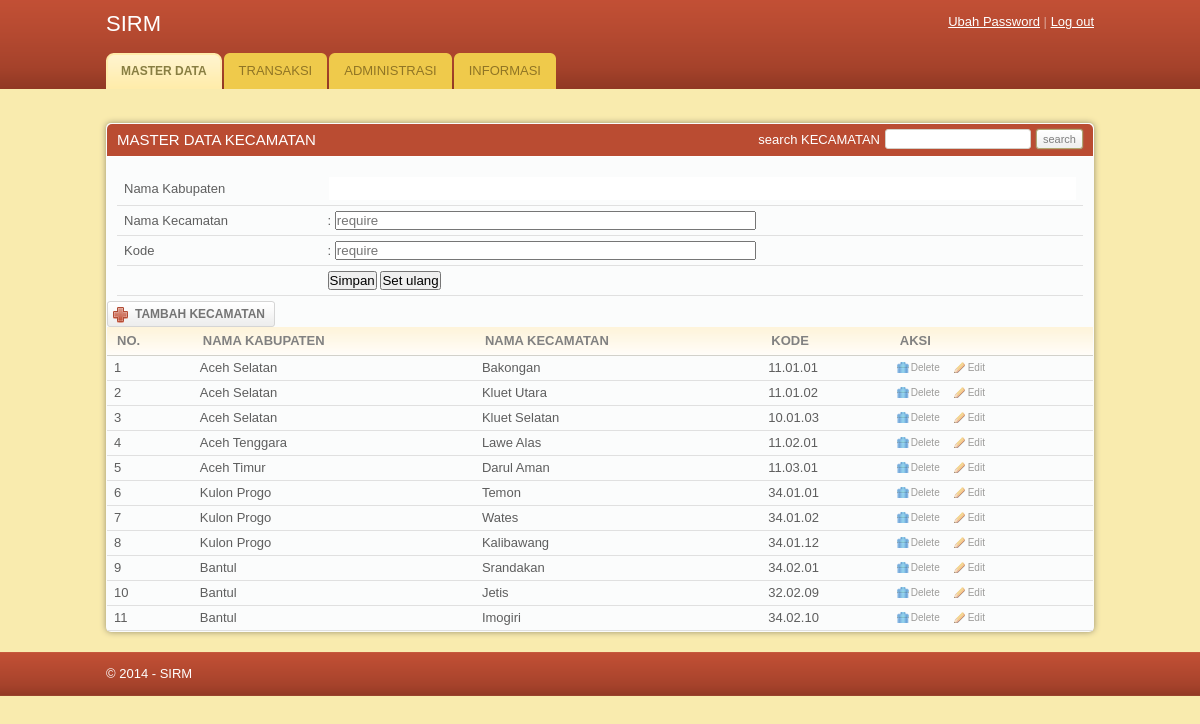
Page /MODUL/Master/tambahkec.php on the committed database.
### tables this page shows
CREATE TABLE IF NOT EXISTS `kecamatan` (
  `id_kecamatan` int(3) NOT NULL AUTO_INCREMENT,
  `id_kabupaten` int(3) NOT NULL,
  `nama_kecamatan` varchar(20) NOT NULL,
  `kode_kecamatan` varchar(8) NOT NULL,
  PRIMARY KEY (`id_kecamatan`)
);

CREATE TABLE IF NOT EXISTS `kabupaten` (
  `id_kabupaten` int(3) NOT NULL AUTO_INCREMENT,
  `id_provinsi` int(3) NOT NULL,
  `nama_kabupaten` varchar(20) NOT NULL,
  `kode_kab` varchar(5) NOT NULL,
  PRIMARY KEY (`id_kabupaten`)
);

### MODUL/Master/tambahkec.php (the view, shortened to what this page needs)
<!DOCTYPE html PUBLIC "-//W3C//DTD XHTML 1.0 Transitional//EN" "http://www.w3.org/TR/xhtml1/DTD/xhtml1-transitional.dtd">
<html xmlns="http://www.w3.org/1999/xhtml">
<head>
	<link rel="stylesheet" href="../../css/style.css" type="text/css" media="all" />
	<link rel="stylesheet" href="../../css/token-input.css" type="text/css" />
</head>
<body>
<div id="header">
	<div class="shell">
		<div id="top">
			<h1><a href="master/index.php">SIRM</a></h1>
			<div id="top-navigation">
				<a href="#">Ubah Password</a>
				<span>|</span>
				<a href="#">Log out</a>
			</div>
		</div>
		<div id="navigation">
			<ul>
			    <li><a href="master.php" class="active"><span>MASTER DATA</span></a></li>
				<li><a href="../../transaksi.php"><span>TRANSAKSI</span></a></li>
			    <li><a href="../../administrasi.php"><span>ADMINISTRASI</span></a></li>
			    <li><a href="../../informasi.php"><span>INFORMASI</span></a></li>
			</ul>
		</div>
	</div>
</div>
<div id="container">
	<div class="shell">
		<br />
		<div id="main">
			<div id="content">
				<div class="box">
					<div class="box-head">
						<h2 class="left">MASTER DATA KECAMATAN</h2>
						<div class="right">
							<label>search KECAMATAN</label>
							<input type="text" class="field small-field" />
							<input type="submit" class="button" value="search" />
						</div>
					</div>
					<div class="table">
					<form method="post" action="tambahkec.php" class="form">
							<table width="100%" border="0" cellspacing="0" cellpadding="0">
								<tr>
									<td>Nama Kabupaten</td>
									<td colspan="3">
									</td>
								</tr>
								<tr>
								<td>Nama Kecamatan</td>
									<td colspan="3">: <input type="text" name="nama_kecamatan" size="50" placeholder="require"></td>
								</tr>
								<tr>
									<td>Kode</td>
									<td colspan="3">: <input type="text" name="kode_kecamatan" size="50" placeholder="require"></td>
								</tr>
								<tr>
									<td></td>
									<td><input type="submit" name="submit" value="Simpan">
									<input type="reset" name="reset" value="Set ulang"></td>
									<td colspan="2"></td>
								</tr>
							</table>
						</div>
						<div class="table">
					<a href="tambahkec.php" class="add-button"><span>TAMBAH KECAMATAN</span></a><br>
						<table width="100%" border="0" cellspacing="0" cellpadding="0">
							<tr>
								<th>NO.</th>
								<th>NAMA KABUPATEN</th>
								<th>NAMA KECAMATAN</th>
								<th>KODE</th>
								<th>AKSI</th>
							</tr>
							<?php
							$no=0;
							$query = mysql_query("SELECT * FROM kecamatan");
							while($data= mysql_fetch_array($query)){
							$no++;
							?>
							<tr>
								<td><?php echo $no;?></td>
								<td><?php
								$q=mysql_query("SELECT nama_kabupaten FROM kabupaten WHERE id_kabupaten='$data[id_kabupaten]'");
								$data2=mysql_fetch_array($q);
								echo $data2['nama_kabupaten'];?> </td>
								<td><?php echo $data['nama_kecamatan'];?></td>
								<td><?php echo $data['kode_kecamatan'];?></td>
								<td><a href="hapuskec.php?id_kecamatan=<?=$data['id_kecamatan']?>" class="ico del" onclick="return konfirmasi('<?php echo $data['nama_kecamatan'];?>')">Delete</a><a href="editkec.php?id_kecamatan=<?=$data['id_kecamatan']?>" class="ico edit">Edit</a></td>
							</tr>
							<?php }?>
						</table>
					</div>
				</div>
			</div>
		</div>
	</div>
<div id="footer">
	<div class="shell">
		<span class="left">&copy; 2014 - SIRM</span>
	</div>
</div>
</body>
</html>

### css/style.css (style rules this page uses)
* { padding:0; margin:0; outline:0; }
body { background:#f9ebae; font-family: Verdana, sans-serif; font-size:13px; line-height:14px; color:#5e5e5e; }
.field { border:solid 1px #d3cfc7; background:#fff; padding:5px; }
.small-field { border:solid 1px #d3cfc7; background:#fff; padding:3px 1px; font-size:11px; }
.button { background:#eee url(images/button.gif) repeat-x 0 0; border:solid 1px #b1a874; color:#7f7f7f; font-size:11px; padding:2px 6px 2px 6px; cursor:pointer; line-height:14px !important; }
a { color:#ba4c32; text-decoration: underline; cursor:pointer; }
.left, .alignleft { float:left; display:inline; }
.right, .alignright { float:right; display:inline; }
h1 { font-size:22px; line-height:24px; color:#fff; font-weight: normal; }
h1 a { color:#fff; text-decoration: none; }
h2 { font-size:15px; font-weight: normal; }
.shell { width:988px; margin:0 auto; }
#header { height:89px; background:url(images/header.gif); white-space:nowrap; }
#header h1 { float:left; display:inline; padding-top:12px; }
#top-navigation { float:right; white-space:nowrap; color:#fff; padding-top:15px; }
#top-navigation a { color:#fff; }
#top-navigation span { color:#dca598; }
#top { height:53px; }
#navigation { height:36px; }
#navigation ul { list-style-type: none; }
#navigation ul li { float:left; display:inline; margin-right:2px; }
#navigation ul li a, #navigation ul li a span { float:left; height:36px; background:url(images/tab.gif) no-repeat 0 0; padding:0 0 0 15px; }
#navigation ul li a span { background-position:right 0; padding:0 15px 0 0; }
#navigation ul li a { line-height:36px; color:#907525; text-decoration: none; }
#navigation ul li a.active, #navigation ul li a:hover { background-position:0 bottom; }
#navigation ul li a.active span, #navigation ul li a:hover span { background-position:right bottom; }
#navigation ul li a.active { font-size:12px; font-weight: bold; color:#887e42; }
#container { padding:20px 0; }
#content { float:left; width:100%; }
.table th { background:#fffdfa url(images/th.gif) repeat-x 0 0; color:#818181; text-align: left; padding:7px 10px; border-bottom:solid 1px #d2d1cb; }
.table td { background:#fbfcfc; border-bottom:solid 1px #e0e0e0; padding:5px 7px; }
.box { background:#fbfcfc; height:100%; padding:1px; margin-bottom:20px; }
.box-head { background:#ba4c32; height:32px; color:#fff; padding: 0 10px; line-height:32px; border-bottom:solid 1px #fff; }
.box-head .right { padding-top:5px; line-height:13px; }
.box-head .right label, .box-head .right input { float:left; }
.box-head .right label { padding:4px 0 0 0; }
.box-head .right input { margin-left:5px; }
a.ico { color:#9d9c9a; font-size:10px; text-decoration: none; padding:0 0 0 14px; background-repeat:no-repeat; background-position:0 0; }
a.del { background-image:url(images/del.gif) }
a.edit { background-image:url(images/edit.gif); margin-left:14px; }
.form { padding:15px 10px 5px 10px; }
.add-button, .add-button span { float:left; height:26px; background:url(images/add-button.gif) no-repeat 0 0; padding:0 0 0 28px; }
.add-button span { background-position:right 0; padding:0 10px 0 0; }
.add-button { font-weight: bold; font-size:12px; color:#747474; text-decoration: none; line-height:26px; }
#footer { height:44px; background:url(images/footer.gif); line-height:44px; color:#fff; }
.box { -moz-border-radius:5px; -webkit-border-radius:5px; -moz-box-shadow: 0 0 6px #978f6c; -webkit-box-shadow: 0 0 6px #978f6c; }
.box-head { -moz-border-radius-topleft:5px; -moz-border-radius-topright:5px; -webkit-border-top-left-radius:5px; -webkit-border-top-right-radius:5px; }
.field, .button { -moz-border-radius:4px; -webkit-border-radius:4px; }
.small-field, .button, .pagging a { -moz-border-radius:3px; -webkit-border-radius:3px; }
.button { -moz-box-shadow: 0 0 2px #978f6c; -webkit-box-shadow: 0 0 2px #978f6c; }

### rows in the picture
kecamatan: id_kabupaten.nama_kabupaten "Aceh Selatan", nama_kecamatan "Bakongan", kode_kecamatan "11.01.01"
kecamatan: id_kabupaten.nama_kabupaten "Aceh Selatan", nama_kecamatan "Kluet Utara", kode_kecamatan "11.01.02"
kecamatan: id_kabupaten.nama_kabupaten "Aceh Selatan", nama_kecamatan "Kluet Selatan", kode_kecamatan "10.01.03"
kecamatan: id_kabupaten.nama_kabupaten "Aceh Tenggara", nama_kecamatan "Lawe Alas", kode_kecamatan "11.02.01"
kecamatan: id_kabupaten.nama_kabupaten "Aceh Timur", nama_kecamatan "Darul Aman", kode_kecamatan "11.03.01"
kecamatan: id_kabupaten.nama_kabupaten "Kulon Progo", nama_kecamatan "Temon", kode_kecamatan "34.01.01"
kecamatan: id_kabupaten.nama_kabupaten "Kulon Progo", nama_kecamatan "Wates", kode_kecamatan "34.01.02"
kecamatan: id_kabupaten.nama_kabupaten "Kulon Progo", nama_kecamatan "Kalibawang", kode_kecamatan "34.01.12"
kecamatan: id_kabupaten.nama_kabupaten "Bantul", nama_kecamatan "Srandakan", kode_kecamatan "34.02.01"
kecamatan: id_kabupaten.nama_kabupaten "Bantul", nama_kecamatan "Jetis", kode_kecamatan "32.02.09"
kecamatan: id_kabupaten.nama_kabupaten "Bantul", nama_kecamatan "Imogiri", kode_kecamatan "34.02.10"
